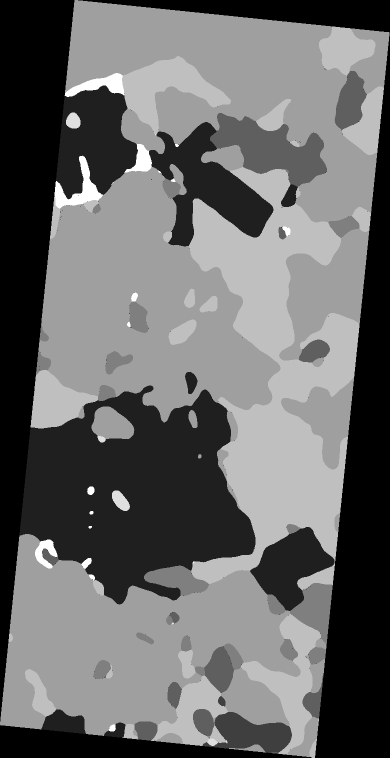
#> input picture accuracy/6_3a_rf.tif, 780 x 1515 px (shown at 1/2 size); the run also reads 2 pictures not shown here
$ python manual_vs_test.py
#> lines starting #> are read from the running program, lines starting #| are printed output that depends on the picture; after the words box and inside, x2 and y2 are one past the last pixel; in counts of white or black regions, pixels touching at a corner belong together
import numpy as np
import cv2
import matplotlib.pyplot as plt
from sklearn.metrics import confusion_matrix
import os

os.chdir('accuracy')

# Load images
RF = cv2.imread('6_3a_rf.tif', cv2.IMREAD_GRAYSCALE)
#> RF is the input picture: shape (1515, 780); min 0, max 8, mean 3.33
TEST = cv2.imread('6_3a_test.tif', cv2.IMREAD_GRAYSCALE)

# Convert pixel values to int8
RF = np.int8(RF)
TEST = np.int8(TEST)

# Set specific pixel values to 9
RF[np.isin(RF, [127, 255, 0, 15])] = 9
TEST[np.isin(TEST, [127, 0, 255, 15])] = 9

# Convert mineral order from 6-3a to a universal order
# Mineral order 6-3: Ap=7-->17; Bio=1-->11; Chlor=8-->18; Fe=2-->16; Horn=3-->15; Kspar=4-->14; Plag=5-->12; Qtz=6-->13
RF_conversion_map = {1: 11, 2: 16, 3: 15, 4: 14, 5: 12, 6: 13, 7: 17, 8: 18, 9:19}
RF = np.vectorize(RF_conversion_map.get)(RF)
#> RF: shape (1515, 780) int64; 9 distinct labels, from 11 to 19

TEST_conversion_map = {1: 11, 2: 16, 3: 15, 4: 14, 5: 12, 6: 13, 7: 17, 8: 18, 9:19}
TEST = np.vectorize(TEST_conversion_map.get)(TEST)
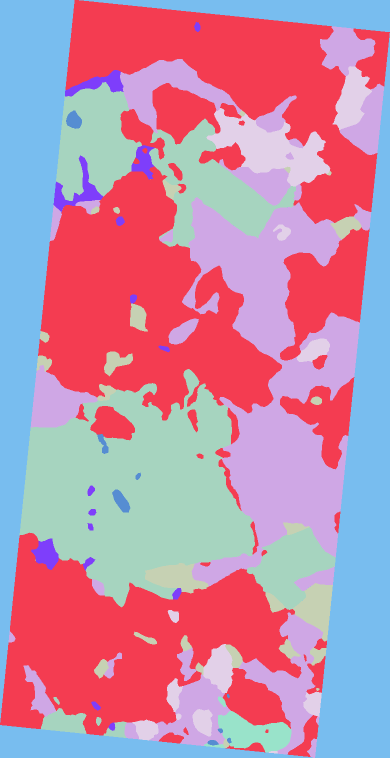
#> TEST: shape (1515, 780) int64 (shown at 1/2 size); 9 distinct labels, from 11 to 19; one colour per label, 0 black

# Calculate the count of non-constant pixels in TEST and RF
ALL_test = np.sum(TEST[TEST != 19])
#> ALL_test = 11350728
ALL_rf = np.sum(RF[RF != 19])
#> ALL_rf = 11341781

# Calculate individual mineral ratios in TEST and RF
BIO_rf = np.sum(RF[RF == 11]) / ALL_rf
#> BIO_rf = 0.193
PLAG_rf = np.sum(RF[RF == 12]) / ALL_rf
#> PLAG_rf = 0.474
QTZ_rf = np.sum(RF[RF == 13]) / ALL_rf
#> QTZ_rf = 0.226
KSPAR_rf = np.sum(RF[RF == 14]) / ALL_rf
#> KSPAR_rf = 0.0306
HORN_rf = np.sum(RF[RF == 15]) / ALL_rf
#> HORN_rf = 0.0457
FE_rf = np.sum(RF[RF == 16]) / ALL_rf
#> FE_rf = 0.0121
AP_rf = np.sum(RF[RF == 17]) / ALL_rf
#> AP_rf = 0.00309
CHL_rf = np.sum(RF[RF == 18]) / ALL_rf
#> CHL_rf = 0.0162

BIO_test = np.sum(TEST[TEST == 11]) / ALL_test
#> BIO_test = 0.196
PLAG_test = np.sum(TEST[TEST == 12]) / ALL_test
#> PLAG_test = 0.469
QTZ_test = np.sum(TEST[TEST == 13]) / ALL_test
#> QTZ_test = 0.226
KSPAR_test = np.sum(TEST[TEST == 14]) / ALL_test
#> KSPAR_test = 0.029
HORN_test = np.sum(TEST[TEST == 15]) / ALL_test
#> HORN_test = 0.0469
FE_test = np.sum(TEST[TEST == 16]) / ALL_test
#> FE_test = 0.0107
AP_test = np.sum(TEST[TEST == 17]) / ALL_test
#> AP_test = 0.004
CHL_test = np.sum(TEST[TEST == 18]) / ALL_test
#> CHL_test = 0.0185

RF6_3_pts = [BIO_rf*100, PLAG_rf*100, QTZ_rf*100, HORN_rf*100, KSPAR_rf*100, FE_rf*100, AP_rf*100, CHL_rf*100]
#> RF6_3_pts = [19.26, 47.36, 22.61, 4.57, 3.06, 1.21, 0.309, 1.62]
TEST6_3_pts = [BIO_test*100, PLAG_test*100, QTZ_test*100, HORN_test*100, KSPAR_test*100, FE_test*100, AP_test*100, CHL_test*100]
#> TEST6_3_pts = [19.58, 46.87, 22.64, 4.69, 2.9, 1.07, 0.4, 1.85]


RF1 = RF.flatten()
TEST1 = TEST.flatten()
C_6_3 = confusion_matrix(TEST1, RF1)
C_6_3 = C_6_3[:8, :8]


# Load the images
RF = cv2.imread('16_2a_rf.tif', cv2.IMREAD_ANYDEPTH)
TEST = cv2.imread('16_2a_test.tif', cv2.IMREAD_ANYDEPTH)
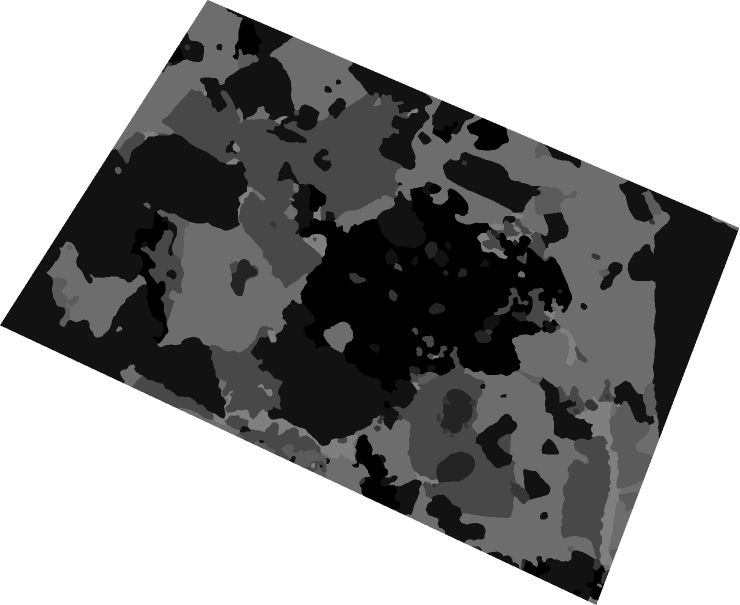
#> input picture accuracy/16_2a_test.tif, 1479 x 1210 px (shown at 1/2 size)
#> TEST is the input picture: shape (1210, 1479); min 1, max 15, mean 9.09

# Convert the images to int8
RF = np.int8(RF)
TEST = np.int8(TEST)

# Replace specific pixel values with 9
RF[np.isin(RF, [127, 255, 0, 15])] = 9
TEST[np.isin(TEST, [127, 0, 255, 15])] = 9

# Convert mineral order from 16-2 to a universal order
# Mineral order 16-2: Ap=4; Bio=5; Chlor=8; Fe=3; Horn=1; Kspar=6; Plag=2; Qtz=7
# bio=11, plag=12, qtz=13, kfs=14, horn=15, Fe=16, ap=17, chlor=18
RF_conversion_map = {1: 15, 2: 12, 3: 16, 4: 17, 5: 11, 6: 14, 7: 13, 8: 18, 9:19}
RF = np.vectorize(RF_conversion_map.get)(RF)
#> RF: shape (1210, 1479) int64; 9 distinct labels, from 11 to 19

TEST_conversion_map = {1: 15, 2: 12, 3: 16, 4: 17, 5: 11, 6: 14, 7: 13, 8: 18, 9:19}
TEST = np.vectorize(TEST_conversion_map.get)(TEST)
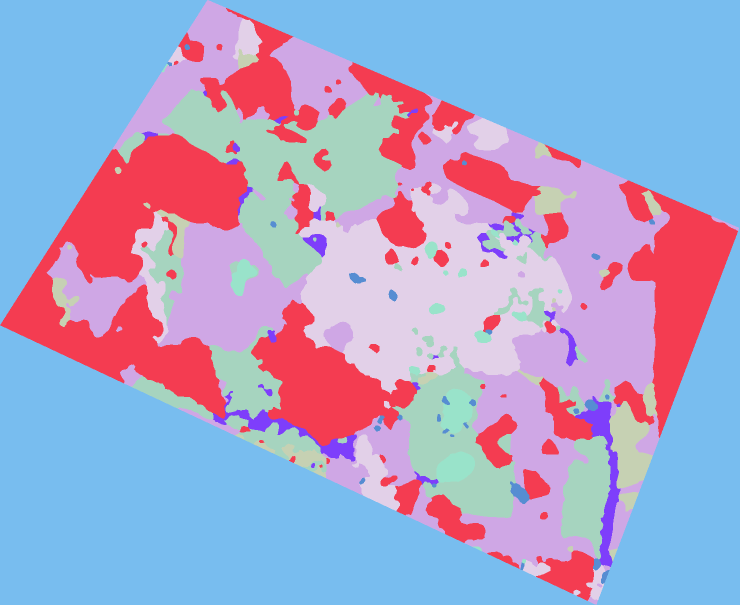
#> TEST: shape (1210, 1479) int64 (shown at 1/2 size); 9 distinct labels, from 11 to 19; one colour per label, 0 black

# Calculate the count of non-constant pixels in TEST and RF
ALL_test = np.sum(TEST[TEST != 19])
#> ALL_test = 12450772
ALL_rf = np.sum(RF[RF != 19])
#> ALL_rf = 12451267

# Calculate individual mineral ratios in TEST and RF
BIO_rf = np.sum(RF[RF == 11]) / ALL_rf
#> BIO_rf = 0.139
PLAG_rf = np.sum(RF[RF == 12]) / ALL_rf
#> PLAG_rf = 0.298
QTZ_rf = np.sum(RF[RF == 13]) / ALL_rf
#> QTZ_rf = 0.31
KSPAR_rf = np.sum(RF[RF == 14]) / ALL_rf
#> KSPAR_rf = 0.0267
HORN_rf = np.sum(RF[RF == 15]) / ALL_rf
#> HORN_rf = 0.18
FE_rf = np.sum(RF[RF == 16]) / ALL_rf
#> FE_rf = 0.015
AP_rf = np.sum(RF[RF == 17]) / ALL_rf
#> AP_rf = 0.00547
CHL_rf = np.sum(RF[RF == 18]) / ALL_rf
#> CHL_rf = 0.0266

BIO_test = np.sum(TEST[TEST == 11]) / ALL_test
#> BIO_test = 0.15
PLAG_test = np.sum(TEST[TEST == 12]) / ALL_test
#> PLAG_test = 0.295
QTZ_test = np.sum(TEST[TEST == 13]) / ALL_test
#> QTZ_test = 0.297
KSPAR_test = np.sum(TEST[TEST == 14]) / ALL_test
#> KSPAR_test = 0.0294
HORN_test = np.sum(TEST[TEST == 15]) / ALL_test
#> HORN_test = 0.174
FE_test = np.sum(TEST[TEST == 16]) / ALL_test
#> FE_test = 0.0169
AP_test = np.sum(TEST[TEST == 17]) / ALL_test
#> AP_test = 0.00665
CHL_test = np.sum(TEST[TEST == 18]) / ALL_test
#> CHL_test = 0.0308

RF16_2_pts = [BIO_rf*100, PLAG_rf*100, QTZ_rf*100, HORN_rf*100, KSPAR_rf*100, FE_rf*100, AP_rf*100, CHL_rf*100]
#> RF16_2_pts = [13.93, 29.76, 30.97, 17.97, 2.67, 1.5, 0.547, 2.66]
TEST16_2_pts = [BIO_test*100, PLAG_test*100, QTZ_test*100, HORN_test*100, KSPAR_test*100, FE_test*100, AP_test*100, CHL_test*100]
#> TEST16_2_pts = [15, 29.53, 29.71, 17.39, 2.94, 1.69, 0.665, 3.08]


RF2 = RF.flatten()
TEST2 = TEST.flatten()
C_16_2 = confusion_matrix(TEST2, RF2)
C_16_2 = C_16_2[:8, :8]


# Load the images
RF = cv2.imread('1_13a_rf.tif', cv2.IMREAD_ANYDEPTH)
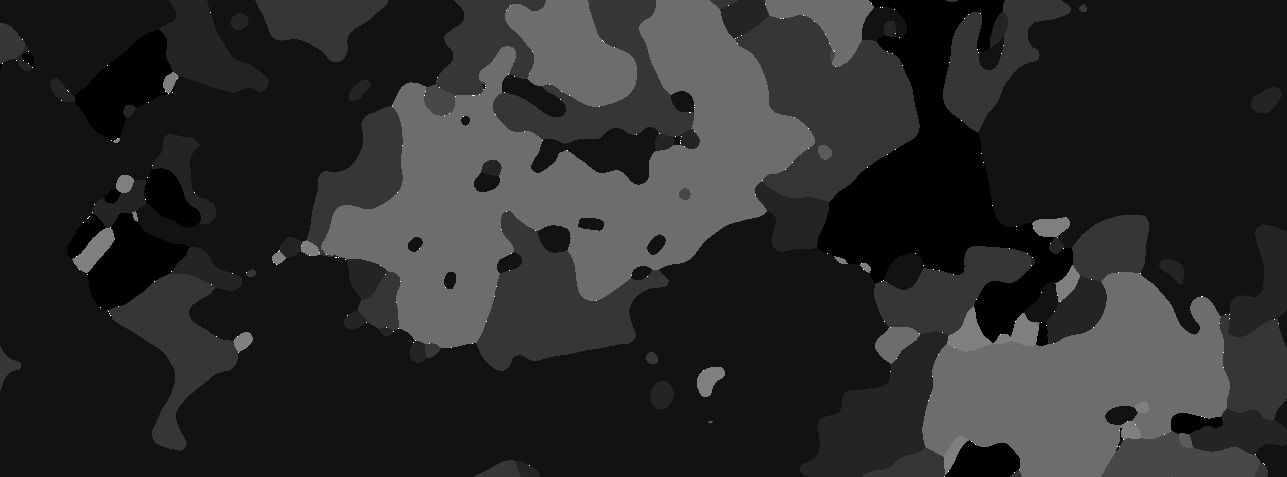
#> input picture accuracy/1_13a_rf.tif, 1287 x 477 px
#> RF is the input picture: shape (477, 1287); min 1, max 15, mean 3.34
TEST = cv2.imread('1_13a_test.tif', cv2.IMREAD_ANYDEPTH)
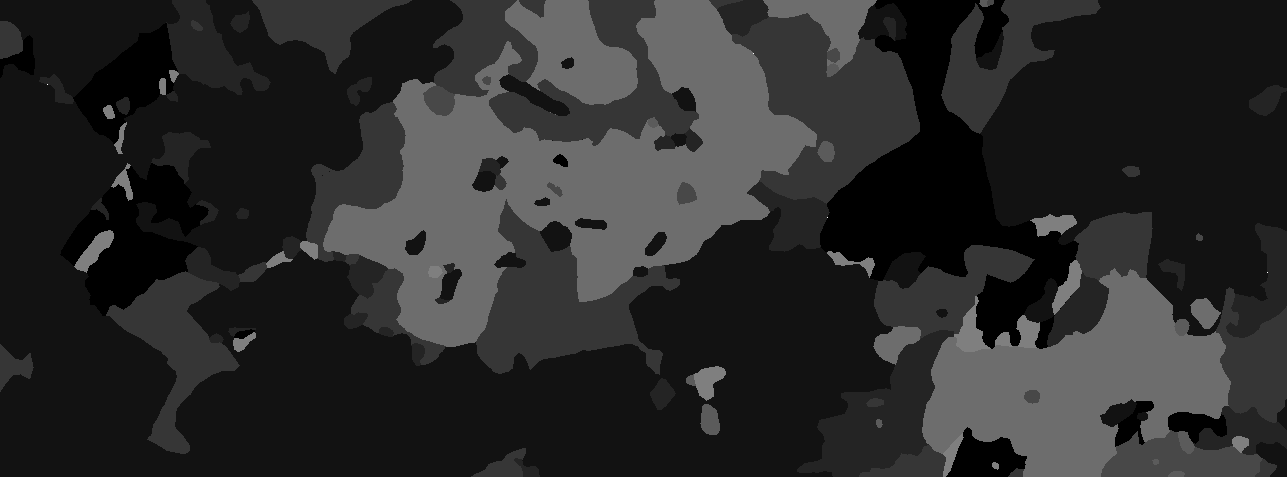
#> input picture accuracy/1_13a_test.tif, 1287 x 477 px
#> TEST is the input picture: shape (477, 1287); min 1, max 15, mean 3.36

# Convert the images to int8
RF = np.int8(RF)
TEST = np.int8(TEST)

# Replace specific pixel values with 9
RF[np.isin(RF, [127, 255, 0, 15])] = 9
#> RF: shape (477, 1287) int8; 0.04% of pixels changed, all inside (x1, y1, x2, y2) = (2, 3, 1279, 477)
TEST[np.isin(TEST, [127, 0, 255, 15])] = 9
#> TEST: shape (477, 1287) int8; under 0.01% of pixels changed, all inside (x1, y1, x2, y2) = (47, 53, 1268, 273)

# Convert mineral order from 1-13 to a universal order
# Mineral order 1-13: Bio=1-->11; Plag=2-->12; Kfs=3-->14; Qtz=4-->13; Fe=5-->16; Ap=6-->17; Horn=7-->15; Chlor=8-->18
RF_conversion_map = {1: 11, 2: 12, 3: 14, 4: 13, 5: 16, 6: 17, 7: 15, 8: 18, 9: 19}
RF = np.vectorize(RF_conversion_map.get)(RF)
#> RF: shape (477, 1287) int64; 9 distinct labels, from 11 to 19

TEST_conversion_map = {1: 11, 2: 12, 3: 14, 4: 13, 5: 16, 6: 17, 7: 15, 8: 18, 9: 19}
TEST = np.vectorize(TEST_conversion_map.get)(TEST)
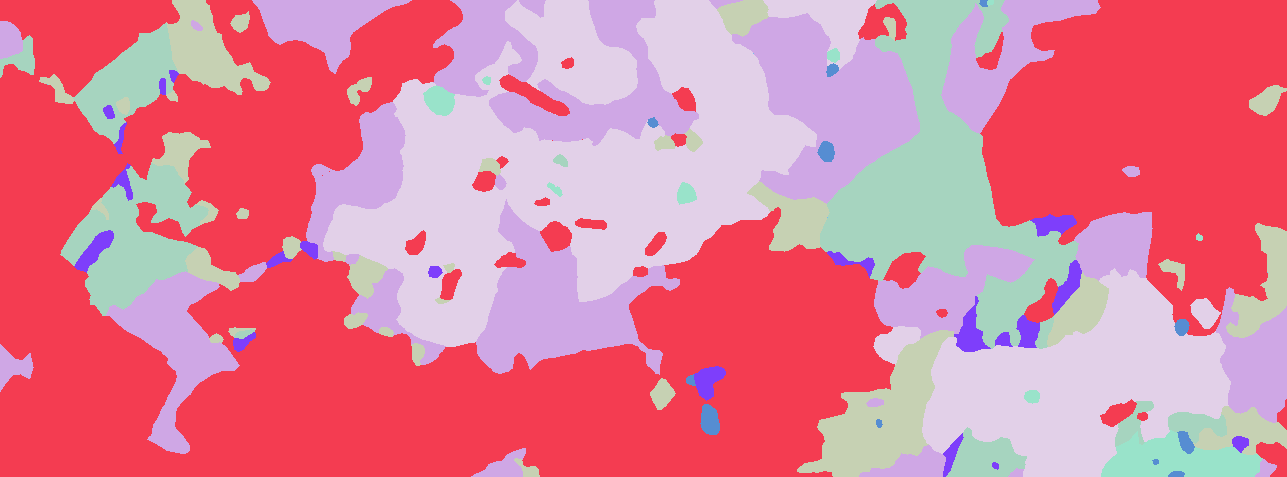
#> TEST: shape (477, 1287) int64; 9 distinct labels, from 11 to 19; one colour per label, 0 black

# Calculate the count of non-constant pixels in TEST and RF
ALL_test = np.sum(TEST[TEST != 19])
#> ALL_test = 7908337
ALL_rf = np.sum(RF[RF != 19])
#> ALL_rf = 7902837

# Calculate individual mineral ratios in TEST and RF
BIO_rf = np.sum(RF[RF == 11]) / ALL_rf
#> BIO_rf = 0.0664
PLAG_rf = np.sum(RF[RF == 12]) / ALL_rf
#> PLAG_rf = 0.458
QTZ_rf = np.sum(RF[RF == 13]) / ALL_rf
#> QTZ_rf = 0.157
KSPAR_rf = np.sum(RF[RF == 14]) / ALL_rf
#> KSPAR_rf = 0.0705
HORN_rf = np.sum(RF[RF == 15]) / ALL_rf
#> HORN_rf = 0.221
FE_rf = np.sum(RF[RF == 16]) / ALL_rf
#> FE_rf = 0.0115
AP_rf = np.sum(RF[RF == 17]) / ALL_rf
#> AP_rf = 0.000706
CHL_rf = np.sum(RF[RF == 18]) / ALL_rf
#> CHL_rf = 0.0142

BIO_test = np.sum(TEST[TEST == 11]) / ALL_test
#> BIO_test = 0.0751
PLAG_test = np.sum(TEST[TEST == 12]) / ALL_test
#> PLAG_test = 0.441
QTZ_test = np.sum(TEST[TEST == 13]) / ALL_test
#> QTZ_test = 0.17
KSPAR_test = np.sum(TEST[TEST == 14]) / ALL_test
#> KSPAR_test = 0.0631
HORN_test = np.sum(TEST[TEST == 15]) / ALL_test
#> HORN_test = 0.219
FE_test = np.sum(TEST[TEST == 16]) / ALL_test
#> FE_test = 0.0127
AP_test = np.sum(TEST[TEST == 17]) / ALL_test
#> AP_test = 0.00368
CHL_test = np.sum(TEST[TEST == 18]) / ALL_test
#> CHL_test = 0.0156

RF1_13_pts = [BIO_rf*100, PLAG_rf*100, QTZ_rf*100, HORN_rf*100, KSPAR_rf*100, FE_rf*100, AP_rf*100, CHL_rf*100]
#> RF1_13_pts = [6.64, 45.79, 15.74, 22.13, 7.05, 1.15, 0.0706, 1.42]
TEST1_13_pts = [BIO_test*100, PLAG_test*100, QTZ_test*100, HORN_test*100, KSPAR_test*100, FE_test*100, AP_test*100, CHL_test*100]
#> TEST1_13_pts = [7.51, 44.12, 16.96, 21.91, 6.31, 1.27, 0.368, 1.56]

RF3 = RF.flatten()
TEST3 = TEST.flatten()
C_1_13 = confusion_matrix(TEST3, RF3)
C_1_13 = C_1_13[:8, :8]


# Combining confusion matrices
COMB = C_6_3 + C_16_2 + C_1_13

colors=[0,1,2,3,4,5,6,7]

# Scatter plots for comparison -- Figure 5 in manuscript w/ viridis colors -- custom colors w/ minerals in legend in manuscript
plt.scatter(TEST6_3_pts, RF6_3_pts, c=colors, s=80, marker='o', edgecolors='black', label='6-3a', cmap='viridis')
plt.scatter(TEST16_2_pts, RF16_2_pts, c=colors,s=80, marker='s', edgecolors='black', label='16-2a',cmap='viridis')
plt.scatter(TEST1_13_pts, RF1_13_pts, c=colors, s=80, marker='d', edgecolors='black', label='1-13a',cmap='viridis')

plt.plot(np.linspace(*plt.xlim()), np.linspace(*plt.ylim()), color='black')  # Diagonal line

plt.legend()
plt.xlabel('Manually mapped mineral abundance (%)')
plt.ylabel('RF-predicted mineral abundance (%)')
plt.show()
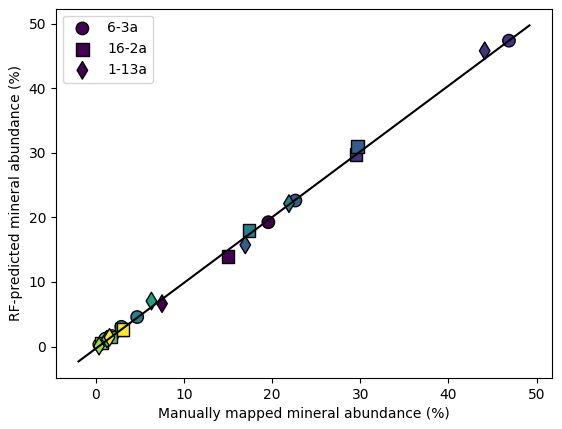
#> figure drawn by matplotlib, 1 panel; curve peaks at x = 49.19, y = 49.73

os.chdir('..')
